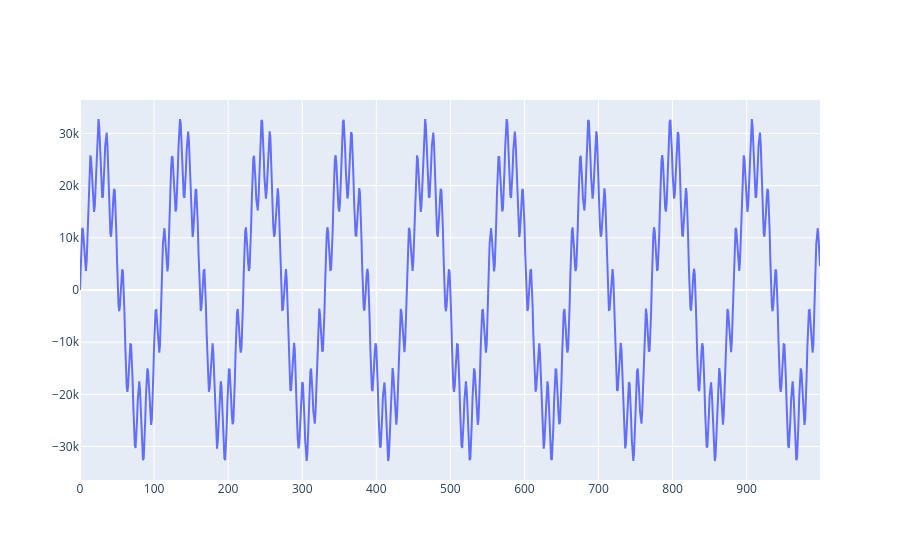

Notebook cell for this chart:
### Code cell
normalized_tone = np.int16((mixed_tone / mixed_tone.max()) * 32767)

fig = go.Figure()
fig.add_trace(go.Scatter(y=normalized_tone[:1000], mode='lines'))
fig.show()

### Figure 1 — Plotly figure (JSON) as saved in the notebook; plotly's stock layout.template omitted (floating-point values rounded to 4 significant figures; data arrays with more than 128 entries replaced by an {"elided": "..."} marker saying what was removed)
{"data": [{"mode": "lines", "type": "scatter", "y": {"elided": "1000 int values"}}], "layout": {}}
